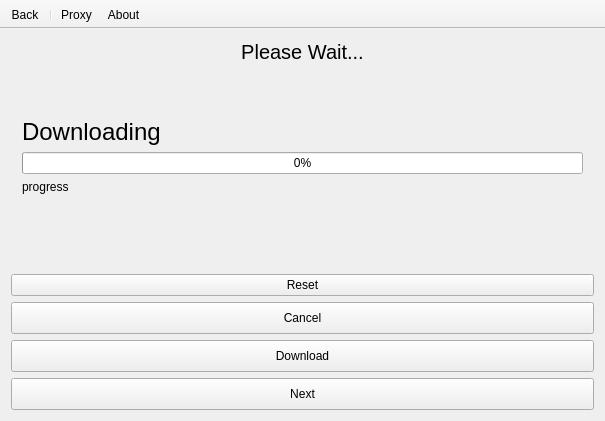
<?xml version="1.0" encoding="UTF-8"?>
<ui version="4.0">
 <class>MainWindow</class>
 <widget class="QMainWindow" name="MainWindow">
  <property name="geometry">
   <rect>
    <x>0</x>
    <y>0</y>
    <width>605</width>
    <height>421</height>
   </rect>
  </property>
  <property name="windowTitle">
   <string>Aseman Telegram Backuper</string>
  </property>
  <widget class="QWidget" name="centralWidget">
   <layout class="QVBoxLayout">
    <item>
     <widget class="QWidget" name="widget" native="true">
      <layout class="QVBoxLayout" name="verticalLayout_8">
       <property name="spacing">
        <number>0</number>
       </property>
       <property name="leftMargin">
        <number>0</number>
       </property>
       <property name="topMargin">
        <number>0</number>
       </property>
       <property name="rightMargin">
        <number>0</number>
       </property>
       <property name="bottomMargin">
        <number>0</number>
       </property>
       <item>
        <widget class="QLabel" name="wait">
         <property name="font">
          <font>
           <pointsize>15</pointsize>
          </font>
         </property>
         <property name="text">
          <string>Please Wait...</string>
         </property>
         <property name="alignment">
          <set>Qt::AlignCenter</set>
         </property>
        </widget>
       </item>
       <item>
        <widget class="QStackedWidget" name="stackedWidget">
         <property name="currentIndex">
          <number>5</number>
         </property>
         <widget class="QWidget" name="page">
          <layout class="QVBoxLayout" name="verticalLayout">
           <item>
            <spacer name="verticalSpacer_2">
             <property name="orientation">
              <enum>Qt::Vertical</enum>
             </property>
             <property name="sizeHint" stdset="0">
              <size>
               <width>20</width>
               <height>40</height>
              </size>
             </property>
            </spacer>
           </item>
           <item>
            <widget class="QLabel" name="label">
             <property name="font">
              <font>
               <pointsize>18</pointsize>
              </font>
             </property>
             <property name="text">
              <string>Enter Your Number</string>
             </property>
            </widget>
           </item>
           <item>
            <widget class="QLabel" name="label_5">
             <property name="text">
              <string>You must login using your account to backup your messages</string>
             </property>
            </widget>
           </item>
           <item>
            <widget class="QComboBox" name="phoneLine">
             <property name="editable">
              <bool>true</bool>
             </property>
            </widget>
           </item>
           <item>
            <spacer name="verticalSpacer">
             <property name="orientation">
              <enum>Qt::Vertical</enum>
             </property>
             <property name="sizeHint" stdset="0">
              <size>
               <width>20</width>
               <height>40</height>
              </size>
             </property>
            </spacer>
           </item>
          </layout>
         </widget>
         <widget class="QWidget" name="page_2">
          <layout class="QVBoxLayout" name="verticalLayout_2">
           <item>
            <spacer name="verticalSpacer_3">
             <property name="orientation">
              <enum>Qt::Vertical</enum>
             </property>
             <property name="sizeHint" stdset="0">
              <size>
               <width>20</width>
               <height>114</height>
              </size>
             </property>
            </spacer>
           </item>
           <item>
            <widget class="QLabel" name="label_2">
             <property name="font">
              <font>
               <pointsize>18</pointsize>
              </font>
             </property>
             <property name="text">
              <string>Enter Code</string>
             </property>
            </widget>
           </item>
           <item>
            <widget class="QLabel" name="label_6">
             <property name="text">
              <string>A code will send to you, Please enter the code below</string>
             </property>
            </widget>
           </item>
           <item>
            <widget class="QLineEdit" name="codeLine">
             <property name="text">
              <string/>
             </property>
            </widget>
           </item>
           <item>
            <spacer name="verticalSpacer_4">
             <property name="orientation">
              <enum>Qt::Vertical</enum>
             </property>
             <property name="sizeHint" stdset="0">
              <size>
               <width>20</width>
               <height>114</height>
              </size>
             </property>
            </spacer>
           </item>
          </layout>
         </widget>
         <widget class="QWidget" name="page_3">
          <layout class="QVBoxLayout" name="verticalLayout_3">
           <item>
            <spacer name="verticalSpacer_5">
             <property name="orientation">
              <enum>Qt::Vertical</enum>
             </property>
             <property name="sizeHint" stdset="0">
              <size>
               <width>20</width>
               <height>114</height>
              </size>
             </property>
            </spacer>
           </item>
           <item>
            <widget class="QLabel" name="label_3">
             <property name="font">
              <font>
               <pointsize>18</pointsize>
              </font>
             </property>
             <property name="text">
              <string>Enter Password</string>
             </property>
            </widget>
           </item>
           <item>
            <widget class="QLabel" name="label_7">
             <property name="text">
              <string>Your account has password, Please enter the password.</string>
             </property>
            </widget>
           </item>
           <item>
            <widget class="QLineEdit" name="passLine">
             <property name="text">
              <string/>
             </property>
             <property name="echoMode">
              <enum>QLineEdit::Password</enum>
             </property>
            </widget>
           </item>
           <item>
            <spacer name="verticalSpacer_6">
             <property name="orientation">
              <enum>Qt::Vertical</enum>
             </property>
             <property name="sizeHint" stdset="0">
              <size>
               <width>20</width>
               <height>114</height>
              </size>
             </property>
            </spacer>
           </item>
          </layout>
         </widget>
         <widget class="QWidget" name="page_4">
          <layout class="QVBoxLayout" name="verticalLayout_4">
           <item>
            <spacer name="verticalSpacer_7">
             <property name="orientation">
              <enum>Qt::Vertical</enum>
             </property>
             <property name="sizeHint" stdset="0">
              <size>
               <width>20</width>
               <height>60</height>
              </size>
             </property>
            </spacer>
           </item>
           <item>
            <widget class="QLabel" name="label_4">
             <property name="font">
              <font>
               <pointsize>18</pointsize>
              </font>
             </property>
             <property name="text">
              <string>Enter Channel/Chat/User To Download</string>
             </property>
            </widget>
           </item>
           <item>
            <widget class="QLabel" name="label_14">
             <property name="text">
              <string>Enter the channel or user name you want to download.</string>
             </property>
            </widget>
           </item>
           <item>
            <layout class="QHBoxLayout" name="horizontalLayout">
             <item>
              <widget class="QLineEdit" name="channelName">
               <property name="text">
                <string/>
               </property>
              </widget>
             </item>
             <item>
              <widget class="QToolButton" name="dialogBtn">
               <property name="text">
                <string>...</string>
               </property>
              </widget>
             </item>
            </layout>
           </item>
           <item>
            <spacer name="verticalSpacer_8">
             <property name="orientation">
              <enum>Qt::Vertical</enum>
             </property>
             <property name="sizeHint" stdset="0">
              <size>
               <width>20</width>
               <height>60</height>
              </size>
             </property>
            </spacer>
           </item>
          </layout>
         </widget>
         <widget class="QWidget" name="page_5">
          <layout class="QVBoxLayout" name="verticalLayout_5">
           <item>
            <spacer name="verticalSpacer_9">
             <property name="orientation">
              <enum>Qt::Vertical</enum>
             </property>
             <property name="sizeHint" stdset="0">
              <size>
               <width>20</width>
               <height>22</height>
              </size>
             </property>
            </spacer>
           </item>
           <item>
            <widget class="QLabel" name="label_11">
             <property name="font">
              <font>
               <pointsize>18</pointsize>
              </font>
             </property>
             <property name="text">
              <string>Details:</string>
             </property>
            </widget>
           </item>
           <item>
            <widget class="QLineEdit" name="channelIdLine">
             <property name="text">
              <string/>
             </property>
             <property name="readOnly">
              <bool>true</bool>
             </property>
            </widget>
           </item>
           <item>
            <layout class="QFormLayout" name="formLayout_2">
             <property name="bottomMargin">
              <number>19</number>
             </property>
             <item row="0" column="0">
              <widget class="QCheckBox" name="mediaCheck">
               <property name="text">
                <string/>
               </property>
              </widget>
             </item>
             <item row="0" column="1">
              <widget class="QLabel" name="label_8">
               <property name="text">
                <string>Download Medias</string>
               </property>
              </widget>
             </item>
             <item row="1" column="0">
              <widget class="QCheckBox" name="messagesCheck">
               <property name="text">
                <string/>
               </property>
               <property name="checked">
                <bool>true</bool>
               </property>
              </widget>
             </item>
             <item row="1" column="1">
              <widget class="QLabel" name="label_9">
               <property name="text">
                <string>Download Messages</string>
               </property>
              </widget>
             </item>
             <item row="2" column="0">
              <widget class="QSpinBox" name="limitSpin">
               <property name="maximum">
                <number>100000</number>
               </property>
              </widget>
             </item>
             <item row="2" column="1">
              <widget class="QLabel" name="label_10">
               <property name="text">
                <string>Limit (0 Means unlimit)</string>
               </property>
              </widget>
             </item>
            </layout>
           </item>
           <item>
            <spacer name="verticalSpacer_10">
             <property name="orientation">
              <enum>Qt::Vertical</enum>
             </property>
             <property name="sizeHint" stdset="0">
              <size>
               <width>20</width>
               <height>22</height>
              </size>
             </property>
            </spacer>
           </item>
          </layout>
         </widget>
         <widget class="QWidget" name="page_6">
          <layout class="QVBoxLayout" name="verticalLayout_6">
           <item>
            <spacer name="verticalSpacer_11">
             <property name="orientation">
              <enum>Qt::Vertical</enum>
             </property>
             <property name="sizeHint" stdset="0">
              <size>
               <width>20</width>
               <height>79</height>
              </size>
             </property>
            </spacer>
           </item>
           <item>
            <widget class="QLabel" name="label_12">
             <property name="font">
              <font>
               <pointsize>18</pointsize>
              </font>
             </property>
             <property name="text">
              <string>Downloading</string>
             </property>
            </widget>
           </item>
           <item>
            <widget class="QProgressBar" name="progressBar">
             <property name="maximum">
              <number>1000</number>
             </property>
             <property name="value">
              <number>0</number>
             </property>
            </widget>
           </item>
           <item>
            <widget class="QLabel" name="progressLabel">
             <property name="text">
              <string>progress</string>
             </property>
            </widget>
           </item>
           <item>
            <widget class="QLabel" name="sizeLabel">
             <property name="text">
              <string/>
             </property>
            </widget>
           </item>
           <item>
            <spacer name="verticalSpacer_12">
             <property name="orientation">
              <enum>Qt::Vertical</enum>
             </property>
             <property name="sizeHint" stdset="0">
              <size>
               <width>20</width>
               <height>79</height>
              </size>
             </property>
            </spacer>
           </item>
          </layout>
         </widget>
         <widget class="QWidget" name="page_7">
          <layout class="QVBoxLayout" name="verticalLayout_7">
           <item>
            <spacer name="verticalSpacer_13">
             <property name="orientation">
              <enum>Qt::Vertical</enum>
             </property>
             <property name="sizeHint" stdset="0">
              <size>
               <width>20</width>
               <height>40</height>
              </size>
             </property>
            </spacer>
           </item>
           <item>
            <widget class="QLabel" name="label_13">
             <property name="font">
              <font>
               <pointsize>18</pointsize>
              </font>
             </property>
             <property name="text">
              <string>Finished</string>
             </property>
            </widget>
           </item>
           <item>
            <spacer name="verticalSpacer_14">
             <property name="orientation">
              <enum>Qt::Vertical</enum>
             </property>
             <property name="sizeHint" stdset="0">
              <size>
               <width>20</width>
               <height>40</height>
              </size>
             </property>
            </spacer>
           </item>
          </layout>
         </widget>
        </widget>
       </item>
      </layout>
     </widget>
    </item>
    <item>
     <widget class="QWidget" name="buttonsWidget" native="true">
      <layout class="QVBoxLayout" name="verticalLayout_9">
       <property name="leftMargin">
        <number>0</number>
       </property>
       <property name="topMargin">
        <number>0</number>
       </property>
       <property name="rightMargin">
        <number>0</number>
       </property>
       <property name="bottomMargin">
        <number>0</number>
       </property>
       <item>
        <widget class="QPushButton" name="resetBtn">
         <property name="text">
          <string>Reset</string>
         </property>
        </widget>
       </item>
       <item>
        <widget class="QPushButton" name="cancelBtn">
         <property name="minimumSize">
          <size>
           <width>0</width>
           <height>32</height>
          </size>
         </property>
         <property name="text">
          <string>Cancel</string>
         </property>
        </widget>
       </item>
       <item>
        <widget class="QPushButton" name="downloadBtn">
         <property name="minimumSize">
          <size>
           <width>0</width>
           <height>32</height>
          </size>
         </property>
         <property name="text">
          <string>Download</string>
         </property>
        </widget>
       </item>
       <item>
        <widget class="QPushButton" name="nextBtn">
         <property name="minimumSize">
          <size>
           <width>0</width>
           <height>32</height>
          </size>
         </property>
         <property name="text">
          <string>Next</string>
         </property>
        </widget>
       </item>
      </layout>
     </widget>
    </item>
   </layout>
  </widget>
  <widget class="QToolBar" name="toolBar">
   <property name="windowTitle">
    <string>toolBar</string>
   </property>
   <property name="movable">
    <bool>false</bool>
   </property>
   <property name="toolButtonStyle">
    <enum>Qt::ToolButtonTextBesideIcon</enum>
   </property>
   <attribute name="toolBarArea">
    <enum>TopToolBarArea</enum>
   </attribute>
   <attribute name="toolBarBreak">
    <bool>false</bool>
   </attribute>
   <addaction name="actionBack"/>
   <addaction name="separator"/>
   <addaction name="actionProxy"/>
   <addaction name="actionAbout"/>
  </widget>
  <action name="actionBack">
   <property name="icon">
    <iconset resource="resource.qrc">
     <normaloff>:/icons/go-previous.png</normaloff>:/icons/go-previous.png</iconset>
   </property>
   <property name="text">
    <string>Back</string>
   </property>
  </action>
  <action name="actionProxy">
   <property name="icon">
    <iconset resource="resource.qrc">
     <normaloff>:/icons/globe.png</normaloff>:/icons/globe.png</iconset>
   </property>
   <property name="text">
    <string>Proxy</string>
   </property>
  </action>
  <action name="actionAbout">
   <property name="icon">
    <iconset resource="resource.qrc">
     <normaloff>:/icons/help-about.png</normaloff>:/icons/help-about.png</iconset>
   </property>
   <property name="text">
    <string>About</string>
   </property>
  </action>
 </widget>
 <layoutdefault spacing="6" margin="11"/>
 <resources>
  <include location="resource.qrc"/>
 </resources>
 <connections/>
</ui>
